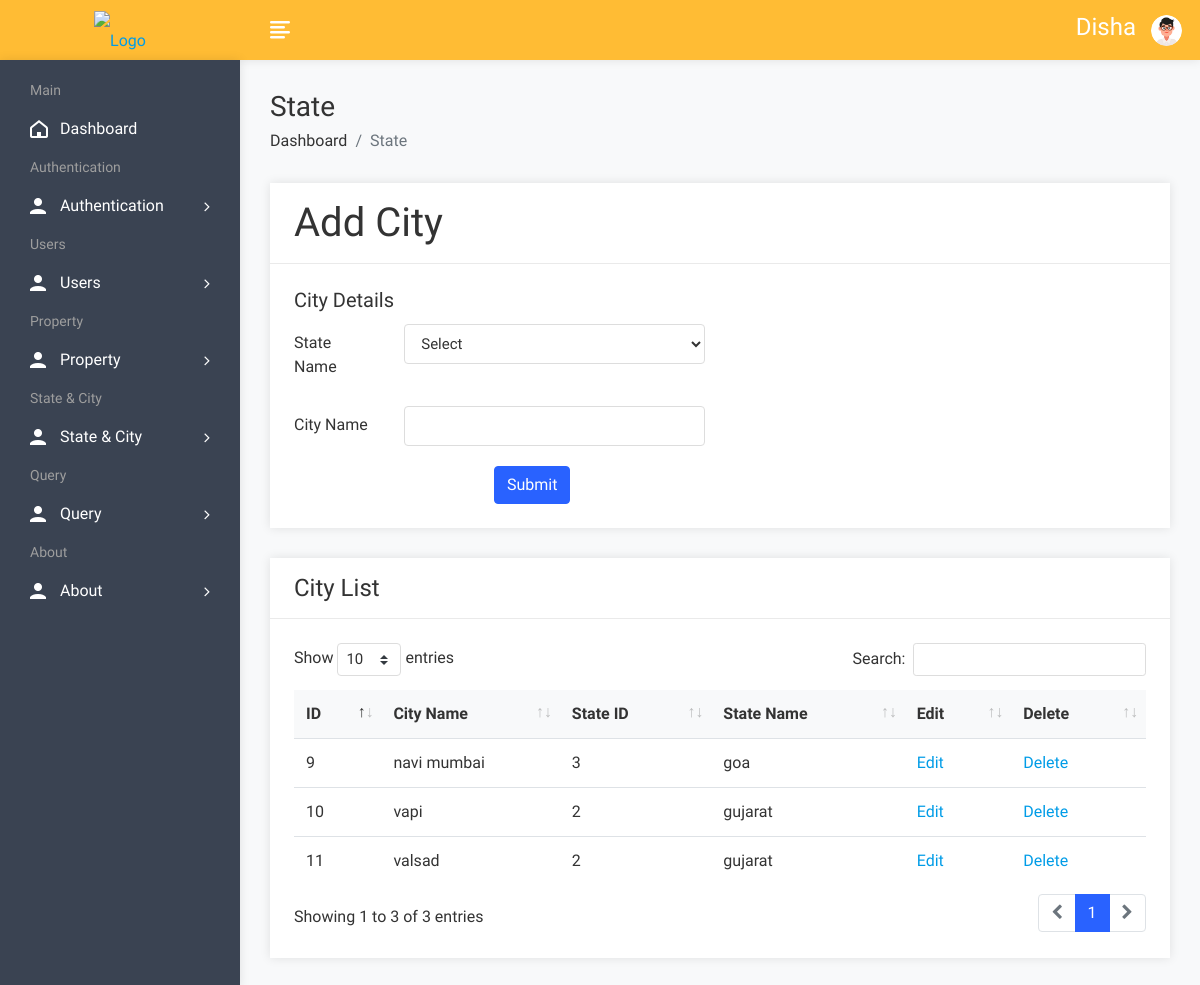
/admin/cityadd.php (signed in), run on the app's committed database.
### tables this page shows
CREATE TABLE `city` (
  `cid` int(50) NOT NULL,
  `cname` varchar(100) NOT NULL,
  `sid` int(50) NOT NULL
);

CREATE TABLE `state` (
  `sid` int(50) NOT NULL,
  `sname` varchar(100) NOT NULL
);

### admin/cityadd.php (the view, shortened to what this page needs)
<!DOCTYPE html>
<html lang="en">
<head>
        <link rel="stylesheet" href="assets/css/bootstrap.min.css">
        <link rel="stylesheet" href="assets/css/font-awesome.min.css">
        <link rel="stylesheet" href="assets/css/feathericon.min.css">
		<link rel="stylesheet" href="assets/plugins/datatables/dataTables.bootstrap4.min.css">
		<link rel="stylesheet" href="assets/plugins/datatables/responsive.bootstrap4.min.css">
		<link rel="stylesheet" href="assets/plugins/datatables/select.bootstrap4.min.css">
		<link rel="stylesheet" href="assets/plugins/datatables/buttons.bootstrap4.min.css">
        <link rel="stylesheet" href="assets/css/style.css">
    </head>
    <body>
			<?php include("header.php");?>
            <div class="page-wrapper">
                <div class="content container-fluid">
					<div class="page-header">
						<div class="row">
							<div class="col">
								<h3 class="page-title">State</h3>
								<ul class="breadcrumb">
									<li class="breadcrumb-item"><a href="dashboard.php">Dashboard</a></li>
									<li class="breadcrumb-item active">State</li>
								</ul>
							</div>
						</div>
					</div>
					<div class="row">
						<div class="col-md-12">
							<div class="card">
								<div class="card-header">
									<h1 class="card-title">Add City</h1>
								</div>
								<form method="post" id="insert product" enctype="multipart/form-data">
									<div class="card-body">
											<div class="row">
												<div class="col-xl-6">
													<h5 class="card-title">City Details</h5>
													<div class="form-group row">
														<label class="col-lg-3 col-form-label">State Name</label>
														<div class="col-lg-9" >
															<select class="form-control" name="state">
																<option value="">Select</option>
															</select>
														</div>
													</div>
													<div class="form-group row">
														<label class="col-lg-3 col-form-label">City Name</label>
														<div class="col-lg-9">
															<input type="text" class="form-control" name="city">
														</div>
													</div>
												</div>
											</div>
											<div class="text-left">
												<input type="submit" class="btn btn-primary"  value="Submit" name="insert" style="margin-left:200px;">
											</div>
									</div>
								</form>
							</div>
						</div>
					</div>
				<div class="row">
						<div class="col-sm-12">
							<div class="card">
								<div class="card-header">
									<h4 class="card-title">City List</h4>
								</div>
								<div class="card-body">
									<table id="basic-datatable" class="table">
                                            <thead>
                                                <tr>
                                                    <th>ID</th>
                                                    <th>City Name</th>
													<th>State ID</th>
													<th>State Name</th>
													<th>Edit</th>
                                                    <th>Delete</th>
                                                </tr>
                                            </thead>
                                            <tbody>
											<?php
												$query=mysqli_query($con,"select city.*,state.sname from city,state where city.sid=state.sid");
												while($row=mysqli_fetch_array($query))
													{
											?>
                                                <tr>
                                                    <td><?php echo $row['0']; ?></td>
                                                    <td><?php echo $row['1']; ?></td>
													<td><?php echo $row['2']; ?></td>
													<td><?php echo $row['sname']; ?></td>
													<td><a href="cityedit.php?id=<?php echo $row['0']; ?>">Edit</a></td>
                                                    <td><a href="citydelete.php?id=<?php echo $row['0']; ?>">Delete</a></td>
                                                </tr>
                                                <?php } ?>
                                            </tbody>
                                        </table>
								</div>
							</div>
						</div>
					</div>
				</div>
			</div>
    </body>
</html>

### data on the page
city: cid "9", cname "navi mumbai", sid "3", sid.sname "goa"
city: cid "10", cname "vapi", sid "2", sid.sname "gujarat"
city: cid "11", cname "valsad", sid "2", sid.sname "gujarat"

### other printed values
$_SESSION['auser'] "Disha"
